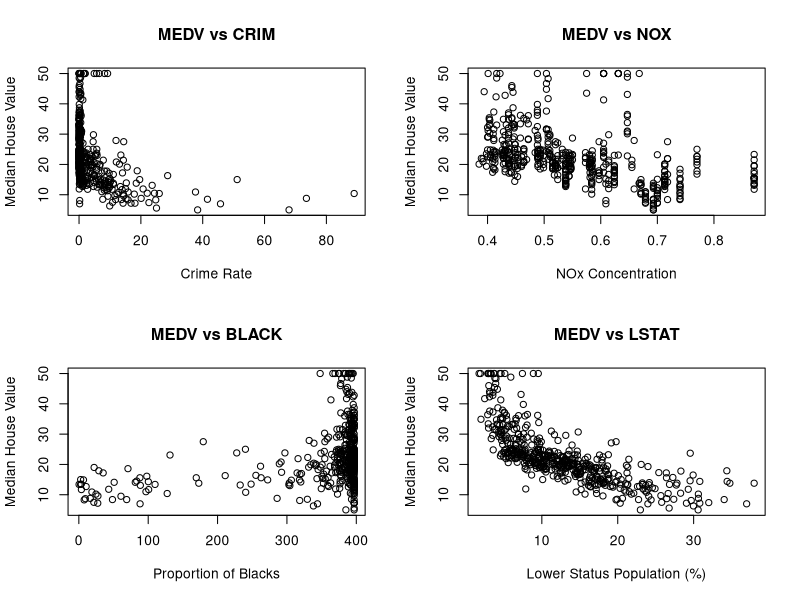
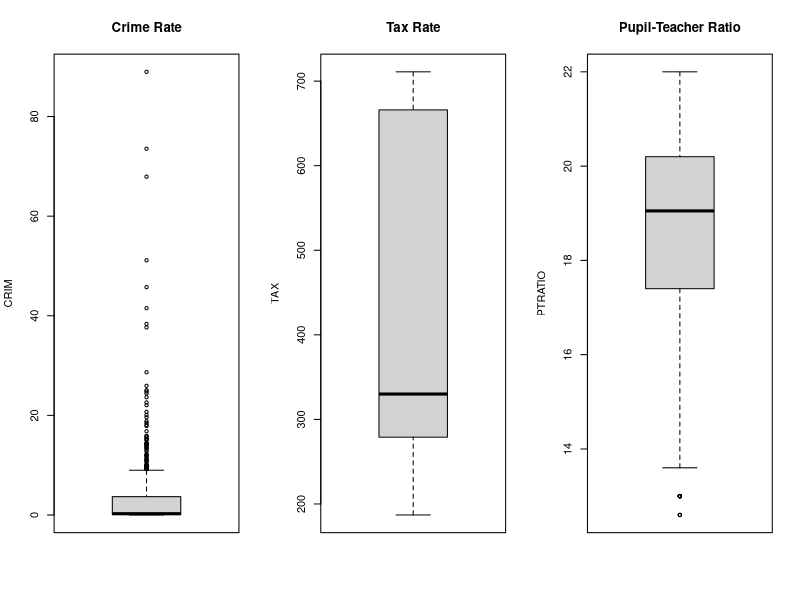

Source code (R) for these figures, in order:
## ---- chunk 1
library(MASS)
data(Boston)
## ---- chunk 2
class(Boston)
## ---- chunk 3
dim(Boston)
## ---- chunk 4
smaller_data=Boston[, c("medv", "crim", "nox", "black", "lstat")]

par(mfrow = c(2, 2))

plot(smaller_data$crim, smaller_data$medv,
     xlab = "Crime Rate",
     ylab = "Median House Value",
     main = "MEDV vs CRIM")

plot(smaller_data$nox, smaller_data$medv,
     xlab = "NOx Concentration",
     ylab = "Median House Value",
     main = "MEDV vs NOX")

plot(smaller_data$black, smaller_data$medv,
     xlab = "Proportion of Blacks",
     ylab = "Median House Value",
     main = "MEDV vs BLACK")

plot(smaller_data$lstat, smaller_data$medv,
     xlab = "Lower Status Population (%)",
     ylab = "Median House Value",
     main = "MEDV vs LSTAT")

## ---- chunk 5
min_medv_index=which(Boston$medv == min(Boston$medv))

Boston[min_medv_index, c("medv", "crim", "nox", "black", "lstat")]

## ---- chunk 6
get_percentile = function(value, column_data) {
  return(round(ecdf(column_data)(value) * 100, 2))
}
target_row = Boston[399, ]
## ---- chunk 7
  val_crim = target_row[["crim"]]
  perc_crim = get_percentile(val_crim, Boston[["crim"]])
  print(paste("crim", "=", val_crim, "| Percentile:", perc_crim, "%"))
## ---- chunk 8
 val_nox = target_row[["nox"]]
  perc_nox = get_percentile(val_nox, Boston[["nox"]])
  print(paste("nox", "=", val_nox, "| Percentile:", perc_nox, "%"))
## ---- chunk 9
 val_black = target_row[["black"]]
  perc_black = get_percentile(val_black, Boston[["black"]])
  print(paste("black", "=", val_black, "| Percentile:", perc_black, "%"))
## ---- chunk 10
 val_lstat = target_row[["lstat"]]
  perc_lstat = get_percentile(val_lstat, Boston[["lstat"]])
  print(paste("lstat", "=", val_lstat, "| Percentile:", perc_lstat, "%"))
## ---- chunk 11
par(mfrow = c(1, 3))

boxplot(Boston$crim, main = "Crime Rate", ylab = "CRIM")
boxplot(Boston$tax, main = "Tax Rate", ylab = "TAX")
boxplot(Boston$ptratio, main = "Pupil-Teacher Ratio", ylab = "PTRATIO")

